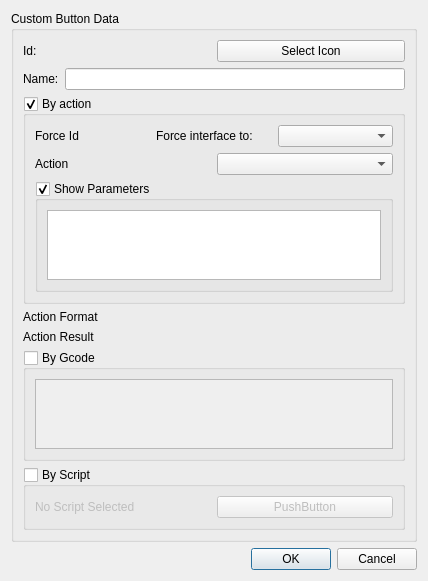
<?xml version="1.0" encoding="UTF-8"?>
<ui version="4.0">
 <class>Dialog_VBDD</class>
 <widget class="QDialog" name="Dialog_VBDD">
  <property name="geometry">
   <rect>
    <x>0</x>
    <y>0</y>
    <width>428</width>
    <height>471</height>
   </rect>
  </property>
  <property name="windowTitle">
   <string>Variable Button Data Dialog</string>
  </property>
  <layout class="QVBoxLayout" name="verticalLayout">
   <item>
    <widget class="QGroupBox" name="groupBox_VBDF">
     <property name="title">
      <string>Custom Button Data</string>
     </property>
     <layout class="QGridLayout" name="gridLayout">
      <item row="0" column="0">
       <layout class="QHBoxLayout" name="horizontalLayout_4">
        <item>
         <widget class="QLabel" name="label_VBDD_id">
          <property name="text">
           <string>Id:</string>
          </property>
         </widget>
        </item>
        <item>
         <widget class="QPushButton" name="pushButton_VBDD_Icon">
          <property name="text">
           <string>Select Icon</string>
          </property>
          <property name="icon">
           <iconset>
            <normaloff>img/Actions-arrow-up-icon.png</normaloff>img/Actions-arrow-up-icon.png</iconset>
          </property>
         </widget>
        </item>
       </layout>
      </item>
      <item row="1" column="0">
       <layout class="QHBoxLayout" name="horizontalLayout">
        <item>
         <widget class="QLabel" name="label_VBDD_Name">
          <property name="text">
           <string>Name:</string>
          </property>
         </widget>
        </item>
        <item>
         <widget class="QLineEdit" name="lineEdit_VBDD_Name"/>
        </item>
       </layout>
      </item>
      <item row="3" column="0">
       <layout class="QVBoxLayout" name="verticalLayout_2">
        <item>
         <widget class="QLabel" name="label_VBDD_Format">
          <property name="text">
           <string>Action Format</string>
          </property>
         </widget>
        </item>
        <item>
         <widget class="QLabel" name="label_VBDD_Result">
          <property name="text">
           <string>Action Result</string>
          </property>
         </widget>
        </item>
       </layout>
      </item>
      <item row="5" column="0" rowspan="2">
       <widget class="QGroupBox" name="groupBox_VBDD_byScript">
        <property name="toolTip">
         <string>To send script no action and no Gcode must be present.</string>
        </property>
        <property name="title">
         <string>By Script</string>
        </property>
        <property name="checkable">
         <bool>true</bool>
        </property>
        <property name="checked">
         <bool>false</bool>
        </property>
        <layout class="QHBoxLayout" name="horizontalLayout_5">
         <item>
          <widget class="QLabel" name="label_VBDD_Script">
           <property name="text">
            <string>No Script Selected</string>
           </property>
          </widget>
         </item>
         <item>
          <widget class="QPushButton" name="pushButton_VBDD_Script">
           <property name="text">
            <string>PushButton</string>
           </property>
           <property name="icon">
            <iconset>
             <normaloff>img/Document-icon.png</normaloff>img/Document-icon.png</iconset>
           </property>
          </widget>
         </item>
        </layout>
       </widget>
      </item>
      <item row="4" column="0">
       <widget class="QGroupBox" name="groupBox_VBDD_byGcode">
        <property name="toolTip">
         <string>To send Gcode no action has to be selected.</string>
        </property>
        <property name="title">
         <string>By Gcode</string>
        </property>
        <property name="checkable">
         <bool>true</bool>
        </property>
        <property name="checked">
         <bool>false</bool>
        </property>
        <layout class="QVBoxLayout" name="verticalLayout_3">
         <item>
          <widget class="QPlainTextEdit" name="plainTextEdit_VBDD_Gcode"/>
         </item>
        </layout>
       </widget>
      </item>
      <item row="2" column="0">
       <widget class="QGroupBox" name="groupBox_VBDD_byaction">
        <property name="title">
         <string>By action</string>
        </property>
        <property name="checkable">
         <bool>true</bool>
        </property>
        <layout class="QGridLayout" name="gridLayout_2">
         <item row="0" column="0">
          <layout class="QHBoxLayout" name="horizontalLayout_3">
           <item>
            <widget class="QLabel" name="label_VBDD_CHid">
             <property name="text">
              <string>Force Id</string>
             </property>
            </widget>
           </item>
           <item>
            <widget class="QLabel" name="label_VBDD_Force_id">
             <property name="text">
              <string>Force interface to:</string>
             </property>
            </widget>
           </item>
           <item>
            <widget class="QComboBox" name="comboBox_VBDD_CHid"/>
           </item>
          </layout>
         </item>
         <item row="3" column="0">
          <layout class="QHBoxLayout" name="horizontalLayout_2">
           <item>
            <widget class="QLabel" name="label_VBDD_action">
             <property name="text">
              <string>Action</string>
             </property>
            </widget>
           </item>
           <item>
            <widget class="QComboBox" name="comboBox_VBDD_action"/>
           </item>
          </layout>
         </item>
         <item row="4" column="0" rowspan="2">
          <widget class="QGroupBox" name="groupBox_VBDD_Parameters">
           <property name="title">
            <string>Show Parameters</string>
           </property>
           <property name="checkable">
            <bool>true</bool>
           </property>
           <layout class="QVBoxLayout" name="verticalLayout_4">
            <item>
             <widget class="QTableWidget" name="tableWidget_VBDD_parameters"/>
            </item>
           </layout>
          </widget>
         </item>
        </layout>
       </widget>
      </item>
     </layout>
    </widget>
   </item>
   <item>
    <widget class="QDialogButtonBox" name="buttonBox">
     <property name="orientation">
      <enum>Qt::Horizontal</enum>
     </property>
     <property name="standardButtons">
      <set>QDialogButtonBox::Cancel|QDialogButtonBox::Ok</set>
     </property>
    </widget>
   </item>
  </layout>
 </widget>
 <resources/>
 <connections>
  <connection>
   <sender>buttonBox</sender>
   <signal>accepted()</signal>
   <receiver>Dialog_VBDD</receiver>
   <slot>accept()</slot>
   <hints>
    <hint type="sourcelabel">
     <x>248</x>
     <y>254</y>
    </hint>
    <hint type="destinationlabel">
     <x>157</x>
     <y>274</y>
    </hint>
   </hints>
  </connection>
  <connection>
   <sender>buttonBox</sender>
   <signal>rejected()</signal>
   <receiver>Dialog_VBDD</receiver>
   <slot>reject()</slot>
   <hints>
    <hint type="sourcelabel">
     <x>316</x>
     <y>260</y>
    </hint>
    <hint type="destinationlabel">
     <x>286</x>
     <y>274</y>
    </hint>
   </hints>
  </connection>
 </connections>
</ui>
